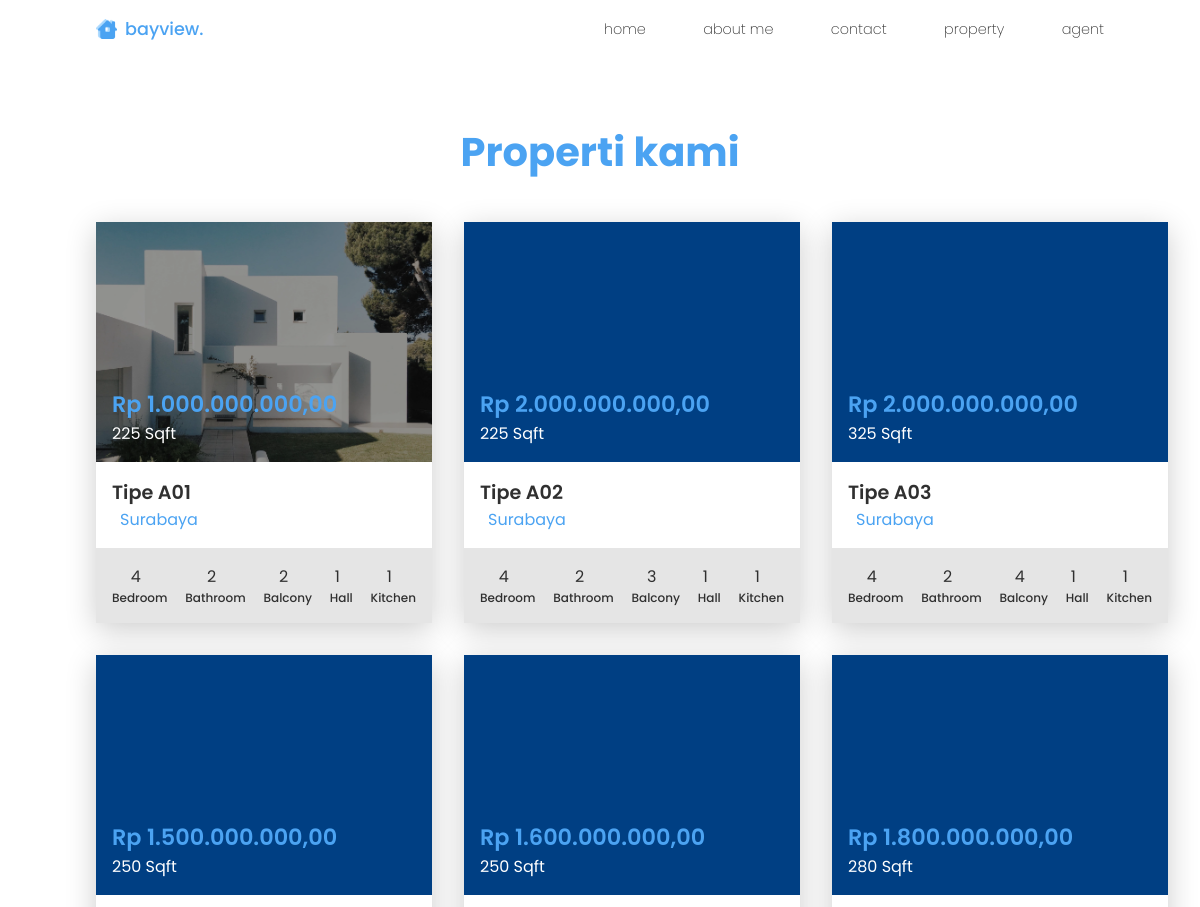
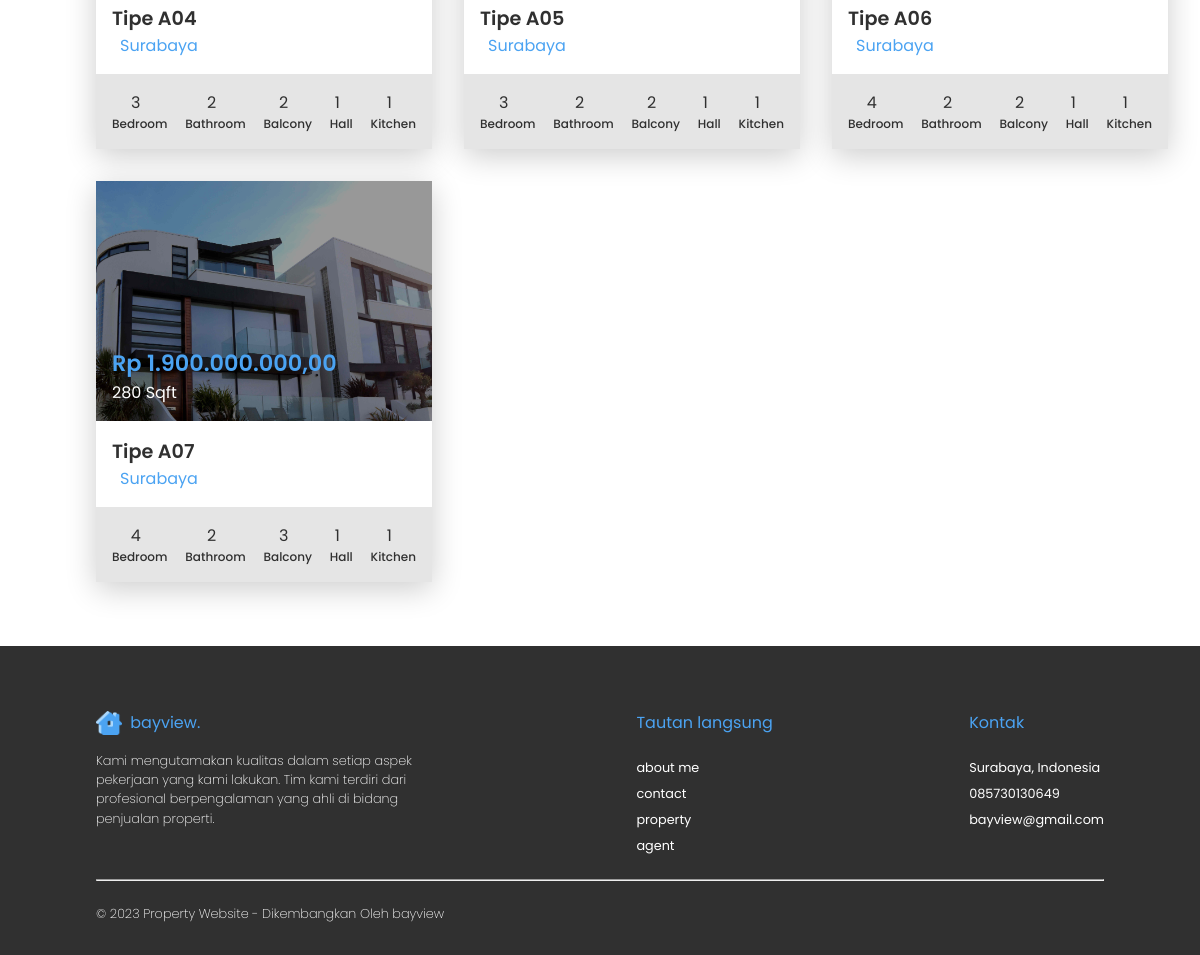
/property.php, run on the app's committed database (2 pictures, top to bottom).
### tables this page shows
CREATE TABLE `properti` (
  `id_properti` int NOT NULL COMMENT 'Primary key',
  `id_agen` int NOT NULL COMMENT 'Foreign key agen yang menangani penjualan properti',
  `nama_properti` varchar(255) NOT NULL COMMENT 'Nama properti',
  `tipe_properti` varchar(255) NOT NULL COMMENT 'Tipe properti (rumah, apartemen, rumah ruko, villa)',
  `deskripsi` longtext NOT NULL COMMENT 'Deskripsi yang menggambarkan ringkasan property',
  `alamat` varchar(255) NOT NULL COMMENT 'Alamat properti',
  `kota` varchar(255) NOT NULL COMMENT 'Kota properti',
  `provinsi` varchar(255) NOT NULL COMMENT 'Provinsi properti',
  `luas_bangunan` int NOT NULL COMMENT 'Luas bangunan properti',
  `kamar_tidur` int NOT NULL COMMENT 'Jumlah kamar tidur',
  `kamar_mandi` int NOT NULL COMMENT 'Jumlah kamar mandi',
  `dapur` int NOT NULL COMMENT 'Jumlah dapur',
  `ruang_keluarga` int NOT NULL COMMENT 'Jumlah ruang keluarga',
  `balkon` int NOT NULL COMMENT 'Jumlah balkon',
  `harga` int NOT NULL COMMENT 'Harga jual properti',
  `status` varchar(255) NOT NULL COMMENT 'Status jual properti (avaible/sold out)',
  `gambar_1` blob COMMENT 'Gambar properti',
  `gambar_2` blob COMMENT 'Gambar properti',
  `gambar_3` blob COMMENT 'Gambar properti'
);

CREATE TABLE `gambar_properti` (
  `id_gambar_properti` int NOT NULL COMMENT 'Primary key',
  `id_properti` int NOT NULL COMMENT 'Foreign key ke tabel properti',
  `gambar` varchar(255) NOT NULL COMMENT 'Gambar properti'
);

### database/connection.php (called while the page is built, shortened)
<?php
function connection()
{
   $dbServer = "localhost";
   $dbPort = 3306;
   $dbUser = "root";
   $dbPass = "";
   $dbName = "bayview";
   $conn = mysqli_connect($dbServer, $dbUser, $dbPass, $dbName, $dbPort);
   mysqli_select_db($conn, $dbName);
   return $conn;
}

### property.php (the view, shortened to what this page needs)
<?php
include 'database/connection.php';
?>
<!DOCTYPE html>
<html lang="en">
<head>
  <link rel="stylesheet" href="css/app.css" />
</head>
<body>
  <nav class="navbar-container navbar-fix">
    <div class="logo">
      <img src="image/logo-3.png" alt="logo" />
      <p>bayview.</p>
    </div>
    <div class="navbar-menu">
      <a href="index.php">home</a>
      <a href="aboutMe.php">about me</a>
      <a href="contact.php">contact</a>
      <a href="property.php">property</a>
      <a href="agent.php">agent</a>
    </div>
  </nav>
  <div class="property-container">
    <h2>Properti kami</h2>
    <div class="card-box">
      <?php
      $query = "SELECT * FROM properti";
      $result = mysqli_query(connection(), $query);
      while ($row = mysqli_fetch_array($result)) {
      ?>
        <a href="detail.php?property=<?= $row['id_properti'] ?>">
          <div class="card">
            <?php
            $queryGambar = "SELECT * FROM gambar_properti WHERE id_properti = " . $row['id_properti'] . " LIMIT 1";
            $resultGambar = mysqli_query(connection(), $queryGambar);
            $rowGambar = mysqli_fetch_array($resultGambar);
            ?>
            <div class="property-content-1" style="
                background-image: url('image/<?php echo $rowGambar['gambar'] ?>');
                background-size: cover;
                background-position: center;
              ">
              <div class="card-overlay">
                <div class="price-tag">
                  <h3>Rp <?= number_format($row['harga'], 2, ',', '.') ?></h3>
                  <h5><?= $row['luas_bangunan'] ?> Sqft</h5>
                </div>
              </div>
            </div>
            <div class="property-content-2">
              <h4><?= $row['nama_properti'] ?></h4>
              <div class="addres-box">
                <h5><?= $row['kota'] ?></h5>
              </div>
            </div>
            <div class="property-content-3">
              <div class="detail-box">
                <h5><?= $row['kamar_tidur'] ?></h5>
                <h6>Bedroom</h6>
              </div>
              <div class="detail-box">
                <h5><?= $row['kamar_mandi'] ?></h5>
                <h6>Bathroom</h6>
              </div>
              <div class="detail-box">
                <h5><?= $row['balkon'] ?></h5>
                <h6>Balcony</h6>
              </div>
              <div class="detail-box">
                <h5><?= $row['ruang_keluarga'] ?></h5>
                <h6>Hall</h6>
              </div>
              <div class="detail-box">
                <h5><?= $row['dapur'] ?></h5>
                <h6>Kitchen</h6>
              </div>
            </div>
          </div>
        </a>
      <?php } ?>
    </div>
  </div>
  <footer class="footer-container">
    <div class="footer-boxs">
      <div class="footer-box bayview">
        <div class="logo-footer">
          <img src="image/logo-3.png" alt="logo" />
          <h5>bayview.</h5>
        </div>
        <p>
          Kami mengutamakan kualitas dalam setiap aspek pekerjaan yang kami
          lakukan. Tim kami terdiri dari profesional berpengalaman yang ahli
          di bidang penjualan properti.
        </p>
      </div>
      <div class="footer-box tautan-langsung">
        <h5>Tautan langsung</h5>
        <div class="footer-menu">
          <a href="aboutMe.php">about me</a>
          <a href="contact.php">contact</a>
          <a href="property.php">property</a>
          <a href="agent.php">agent</a>
        </div>
      </div>
      <div class="footer-box">
        <h5>Kontak</h5>
        <div class="footer-menu">
          <a href="#">Surabaya, Indonesia</a>
          <a href="#">085730130649</a>
          <a href="#">bayview@gmail.com</a>
        </div>
      </div>
    </div>
    <hr />
    <p>&copy; 2023 Property Website - Dikembangkan Oleh bayview</p>
  </footer>
</body>
</html>

### css/app.css (style rules this page uses)
* { margin: 0; padding: 0; font-family: "Poppins", sans-serif; box-sizing: border-box; }
h2 { font-size: 2.5rem; font-weight: bold; }
h3 { font-size: 1.4rem; font-weight: 600; }
h4 { font-size: 1.2rem; font-weight: 600; }
h5 { font-size: 1rem; font-weight: 400; }
h6 { font-size: 0.75rem; font-weight: 500; }
p { font-weight: 200; font-size: 1rem; }
::placeholder { color: #7d858d; font-weight: 200; }
.navbar-container { display: flex; align-items: center; justify-content: space-between; padding: 1rem 6rem; background-color: white; position: sticky; z-index: 9999; top: 0; transition: background-color 0.3s ease; }
.logo { display: flex; align-items: center; justify-content: center; }
.logo img { height: 1.2rem; margin-right: 0.5rem; }
.logo p { font-size: 1.1rem; color: #4ba3f2; font-weight: 500; }
.navbar-menu { display: flex; justify-content: space-between; align-items: center; width: 500px; }
.navbar-menu a { color: #303030; font-size: 0.9rem; font-weight: 200; text-decoration: none; transition: 0.2s; }
.property-container { padding: 4rem 6rem; }
.property-container a { text-decoration: none; }
.property-container h2 { color: #4ba3f2; text-align: center; }
.card-box { max-width: 100%; margin-top: 2.5rem; display: grid; grid-template-columns: auto auto auto; justify-content: space-between; gap: 3rem; }
.card { width: 22rem; box-sizing: border-box; background-color: #0069d9; box-shadow: rgba(0, 0, 0, 0.2) 0px 7px 29px 0px; }
.property-content-1 { width: 100%; height: 15rem; }
.card-overlay { position: relative; width: 100%; height: 100%; background-color: rgba(0, 0, 0, 0.4); transition: 0.2s; }
.price-tag { position: absolute; z-index: 1; padding: 1rem; bottom: 0; opacity: 1; transition: 0.2s; }
.price-tag h3 { color: #4ba3f2; }
.price-tag h5 { color: white; }
.property-content-2 { background-color: white; padding: 1rem 1rem; }
.property-content-2 h4 { color: #303030; }
.addres-box { display: flex; align-items: center; }
.addres-box i, h5 { color: #4ba3f2; margin-right: 0.5rem; }
.property-content-3 { background-color: #e5e5e5; padding: 1rem 1rem; display: flex; justify-content: space-between; align-items: center; }
.detail-box { display: flex; justify-content: center; align-items: center; flex-direction: column; }
.detail-box h5 { color: #303030; }
.detail-box h6 { color: #303030; }
.why-content h3, p { color: white; }
.footer-container { width: 100%; background-color: #303030; padding: 4rem 6rem 2rem 6rem; }
.footer-boxs { display: flex; justify-content: space-between; }
.footer-box { display: flex; justify-content: start; flex-direction: column; }
.footer-box.bayview { width: 22rem; }
.logo-footer { display: flex; align-items: center; justify-content: start; }
.logo-footer img { height: 1.5rem; margin-right: 0.5rem; }
.footer-box p { font-size: 0.8rem; line-height: 1.5; margin-top: 1rem; }
.footer-menu { display: flex; justify-content: start; flex-direction: column; margin-top: 1rem; }
.footer-menu a { color: white; font-size: 0.8rem; text-decoration: none; margin-top: 0.5rem; }
.footer-container hr { margin-top: 1.5rem; margin-bottom: 1.5rem; }
.footer-container p { font-size: 0.8rem; }
.detail-addres-box i, h5 { font-size: 1rem; color: #4ba3f2; }
@media (max-width: 1280px) { .card-box { gap: 2rem; } }
@media (max-width: 1280px) { .card { width: 21rem; } }

### data on the page
properti: gambar_properti.gambar (picture), harga "1.000.000.000,00", luas_bangunan "225", nama_properti "Tipe A01", kota "Surabaya", kamar_tidur "4", kamar_mandi "2", balkon "2", ruang_keluarga "1", dapur "1"
properti: harga "2.000.000.000,00", luas_bangunan "225", nama_properti "Tipe A02", kota "Surabaya", kamar_tidur "4", kamar_mandi "2", balkon "3", ruang_keluarga "1", dapur "1"
properti: harga "2.000.000.000,00", luas_bangunan "325", nama_properti "Tipe A03", kota "Surabaya", kamar_tidur "4", kamar_mandi "2", balkon "4", ruang_keluarga "1", dapur "1"
properti: harga "1.500.000.000,00", luas_bangunan "250", nama_properti "Tipe A04", kota "Surabaya", kamar_tidur "3", kamar_mandi "2", balkon "2", ruang_keluarga "1", dapur "1"
properti: harga "1.600.000.000,00", luas_bangunan "250", nama_properti "Tipe A05", kota "Surabaya", kamar_tidur "3", kamar_mandi "2", balkon "2", ruang_keluarga "1", dapur "1"
properti: harga "1.800.000.000,00", luas_bangunan "280", nama_properti "Tipe A06", kota "Surabaya", kamar_tidur "4", kamar_mandi "2", balkon "2", ruang_keluarga "1", dapur "1"
properti: gambar_properti.gambar (picture), harga "1.900.000.000,00", luas_bangunan "280", nama_properti "Tipe A07", kota "Surabaya", kamar_tidur "4", kamar_mandi "2", balkon "3", ruang_keluarga "1", dapur "1"
